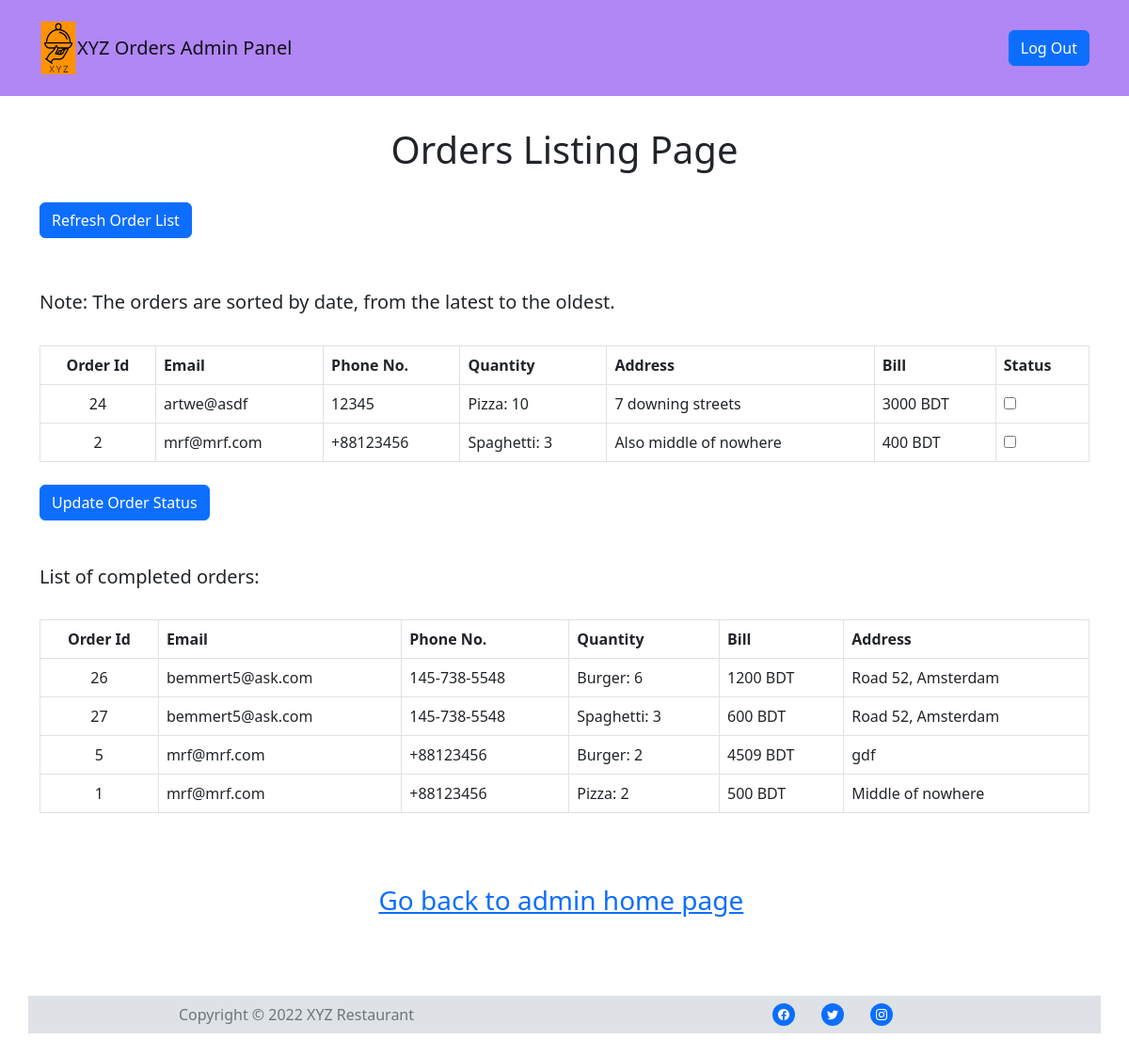
/PHP/order_list.php (signed in), run on the app's committed database.
### tables this page shows
CREATE TABLE `order_table` (
  `order_id` int(11) NOT NULL,
  `user_id` int(11) NOT NULL,
  `food_id` int(11) NOT NULL,
  `order_date` datetime NOT NULL DEFAULT current_timestamp(),
  `order_amount` smallint(6) NOT NULL,
  `order_address` text NOT NULL,
  `order_status` tinyint(1) NOT NULL DEFAULT 0,
  `order_total` int(11) DEFAULT NULL
);

CREATE TABLE `user_table` (
  `user_id` int(11) NOT NULL,
  `user_email` varchar(60) NOT NULL,
  `user_password` varchar(100) NOT NULL,
  `user_phone` varchar(20) NOT NULL
);

CREATE TABLE `menu_table` (
  `item_id` int(11) NOT NULL,
  `item_name` varchar(50) NOT NULL,
  `item_pic` text NOT NULL,
  `item_description` text DEFAULT NULL,
  `item_price` int(11) NOT NULL,
  `item_available` tinyint(1) NOT NULL DEFAULT 1
);

### PHP/order_list.php (the view, shortened to what this page needs)
<?php
$email = $_SESSION["admin_email"];
$con = new mysqli("localhost","root","","xyz_order_db");
?>
<!DOCTYPE html>
<html lang="en">
<head>
    <link rel="stylesheet" href="../assets/bootstrap/css/bootstrap.min.css">
    <link rel="stylesheet" href="../assets/css/Navbar-Right-Links-icons.css">
</head>
<body>
<nav class="navbar navbar-light sticky-top navbar-expand-md py-3" style="background: #b087f4;">
    <div class="container"><a class="navbar-brand d-flex align-items-center" href="../index.php">
            <span><img src="../assets/img/logo.png" style="width: 40px;height: 60px;margin-right: 2%;"></span>
            <span>XYZ Orders Admin Panel</span></a>
        <div class="collapse navbar-collapse" id="navcol-2">
            <form action="" method="post">
                <button class="btn btn-primary ms-md-2" name="logout">Log Out</button>
            </form>
        </div>
    </div>
</nav>
<div class="container">
    <h1 style="text-align: center;margin-top: 3%;">Orders Listing Page</h1>
    <button class="btn btn-primary mt-lg-4 mb-lg-2" onclick="location.reload()">Refresh Order List</button>
</div>
<div class="container" style="margin-top: 4%;">
    <h5 style="text-align: left;margin-bottom: 3%;">Note: The orders are sorted by date, from the latest to the
        oldest.</h5>
    <form action="" method="post">
        <div class="table-responsive">
            <table class="table table-bordered">
                <thead>
                <tr>
                    <th style="text-align: center;">Order Id</th>
                    <th>Email</th>
                    <th>Phone No.</th>
                    <th>Quantity</th>
                    <th>Address</th>
                    <th>Bill</th>
                    <th>Status</th>
                </tr>
                </thead>
                <tbody>
                <?php
                $sql_writer = $con->prepare("SELECT order_table.order_id, order_table.order_total, order_table.order_address, order_table.order_amount, user_table.user_email, user_table.user_phone, menu_table.item_name FROM order_table INNER JOIN user_table ON order_table.user_id = user_table.user_id INNER JOIN menu_table ON order_table.food_id = menu_table.item_id WHERE order_status=0 ORDER BY order_date DESC");
                $sql_writer->execute();
                $sql_writer->store_result();
                $sql_writer->bind_result($order_id, $bill, $address, $quantity, $email, $phone, $food_name);
                for ($i = 0; $i < $sql_writer->num_rows; $i++) {
                    $sql_writer->fetch();
                    echo "
                <tr>
                    <td style='text-align: center;'>$order_id</td>
                    <td>$email</td>
                    <td>$phone</td>
                    <td>$food_name: $quantity</td>
                    <td>$address</td>
                    <td>$bill BDT</td>
                    <td><input type='checkbox' name='arr[]' value=$order_id></td>
                    <tr>";
                }
                ?>
                </tbody>
            </table>
        </div>
        <button class="btn btn-primary mt-lg-2" type="submit">Update Order Status</button>
    </form>
</div>
    <div class="container" style="margin-top: 4%;">
        <h5 style="text-align: left;margin-bottom: 3%;">List of completed orders:</h5>
        <div class="table-responsive">
            <table class="table table-bordered">
                <thead>
                    <tr>
                        <th style="text-align: center;">Order Id</th>
                        <th>Email</th>
                        <th>Phone No.</th>
                        <th>Quantity</th>
                        <th>Bill</th>
                        <th>Address</th>
                    </tr>
                </thead>
                <tbody>
                <?php
                $sql_writer = $con->prepare("SELECT order_table.order_id, order_table.order_total, order_table.order_address, order_table.order_amount, user_table.user_email, user_table.user_phone, menu_table.item_name FROM order_table INNER JOIN user_table ON order_table.user_id = user_table.user_id INNER JOIN menu_table ON order_table.food_id = menu_table.item_id WHERE order_status=1 ORDER BY order_date DESC");
                $sql_writer->execute();
                $sql_writer->store_result();
                $sql_writer->bind_result($order_id, $bill, $address, $quantity, $email, $phone, $food_name);
                for ($i=0; $i<$sql_writer->num_rows;$i++) {
                    $sql_writer->fetch();
                    echo "
                <tr>
                    <td style='text-align: center;'>$order_id</td>
                    <td>$email</td>
                    <td>$phone</td>
                    <td>$food_name: $quantity</td>
                    <td>$bill BDT</td>
                    <td>$address</td>
                </tr>
                ";
                }
                ?>
                </tbody>
            </table>
        </div>
    </div>
    <div class="container" style="margin-top: 5%;margin-bottom: 5%;">
        <h3 class="text-center"><a href="admin_page.php">Go back to admin home page</a>&nbsp;</h3>
    </div>
</body>
</html>

### data on the page
order_table: order_id "24", user.user_email "artwe@asdf", user.user_phone "12345", food.item_name "Pizza", order_amount "10", order_address "7 downing streets", order_total "3000"
order_table: order_id "2", user.user_email "mrf@mrf.com", user.user_phone "+88123456", food.item_name "Spaghetti", order_amount "3", order_address "Also middle of nowhere", order_total "400"
order_table: order_id "26", user.user_email "bemmert5@ask.com", user.user_phone "145-738-5548", food.item_name "Burger", order_amount "6", order_total "1200", order_address "Road 52, Amsterdam"
order_table: order_id "27", user.user_email "bemmert5@ask.com", user.user_phone "145-738-5548", food.item_name "Spaghetti", order_amount "3", order_total "600", order_address "Road 52, Amsterdam"
order_table: order_id "5", user.user_email "mrf@mrf.com", user.user_phone "+88123456", food.item_name "Burger", order_amount "2", order_total "4509", order_address "gdf"
order_table: order_id "1", user.user_email "mrf@mrf.com", user.user_phone "+88123456", food.item_name "Pizza", order_amount "2", order_total "500", order_address "Middle of nowhere"
